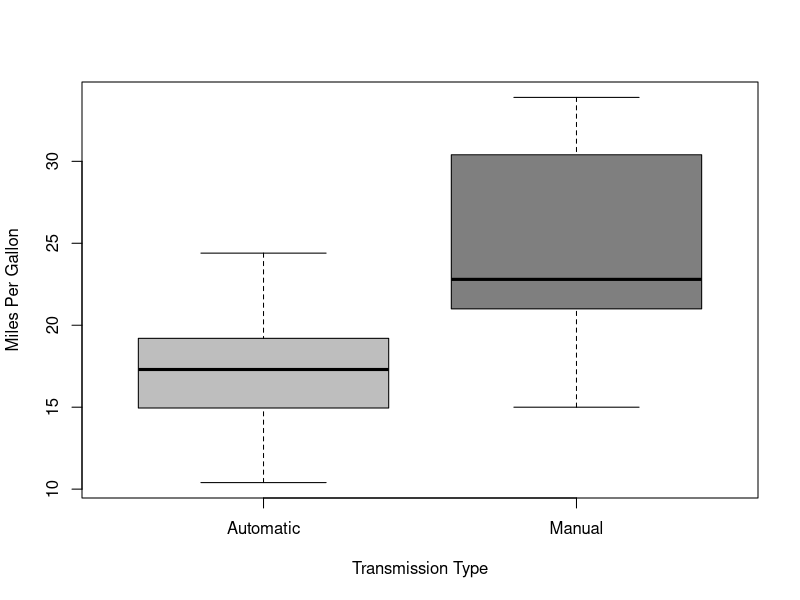
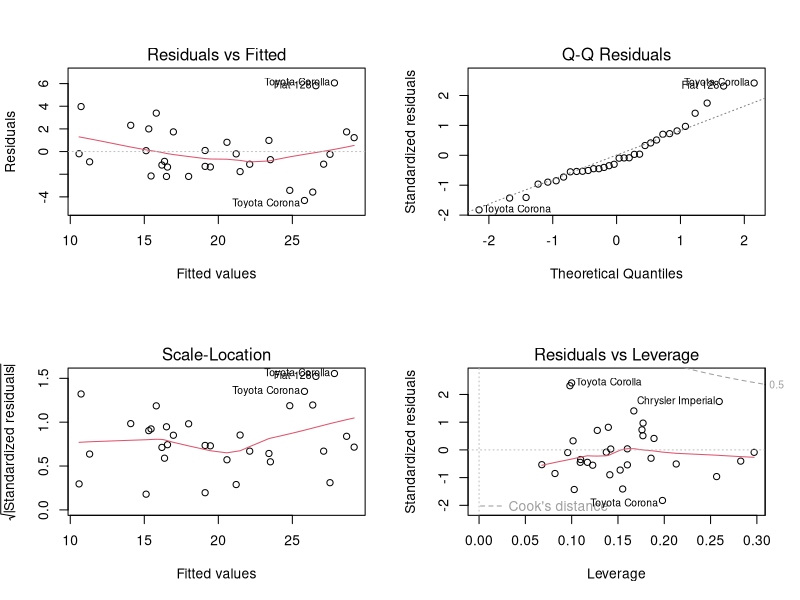

R code for these plots, in order:
## ---- chunk 1
knitr::opts_chunk$set(echo = TRUE)
## ---- chunk 2
library(ggplot2)
library(knitr)
library(kableExtra)
## ---- chunk 3
data(mtcars)
mtcars$vs <- factor(mtcars$vs)
mtcars$am.label <- factor(mtcars$am, labels=c("Automatic","Manual")) # 0=automatic, 1=manual
mtcars$gear <- factor(mtcars$gear)
mtcars$carb <- factor(mtcars$carb)
head(mtcars)
str(mtcars)
## ---- chunk 4
boxplot(mpg ~ am.label, data = mtcars, col = (c("grey","grey50")), ylab = "Miles Per Gallon", xlab = "Transmission Type")
## ---- chunk 5
aggregate(mtcars$mpg,by=list(mtcars$am.label),FUN=mean)
## ---- chunk 6
T_simple <- lm(mpg ~ factor(am), data=mtcars)
summary(T_simple)
## ---- chunk 7
T_variance_analysis <- aov(mpg ~ ., data = mtcars)
summary(T_variance_analysis)
## ---- chunk 8
T_multivar <- lm(mpg ~ cyl + disp + wt + am, data = mtcars)
summary(T_multivar)
## ---- chunk 9
par(mfrow = c(2, 2))
plot(T_multivar)
